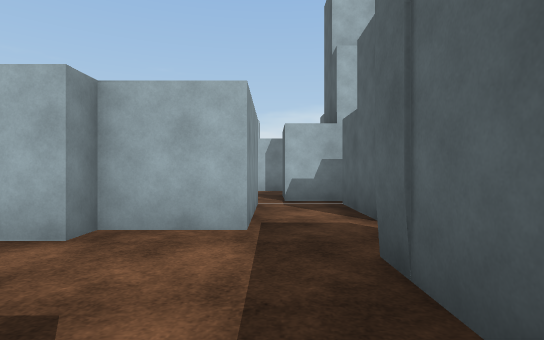
View 1 (above)

18 first-person views from a walk through a 3-D level made in the Unity game engine. The camera is 1.2 m above the floor, looks level and sees 80° across. The floor is counted in squares, 2 m on a side. Each view is taken from the middle of a square. On the plan, view 1 faces up. The plan holds only what a view shows up to about 10 squares ahead; the rest is blank. The player is left out. Surface patterns are stand-ins for the level's own textures.

View 2
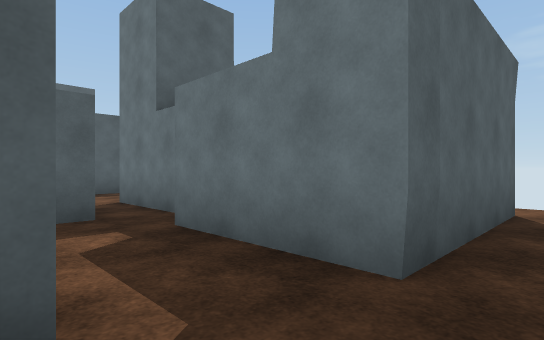

View 3
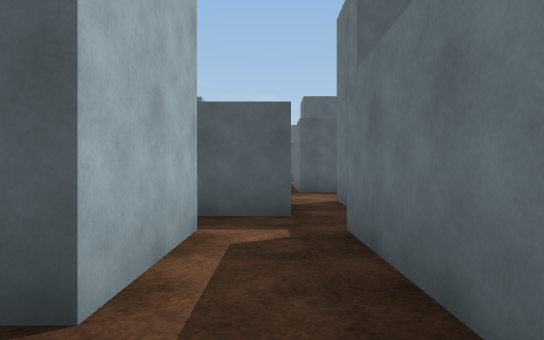

View 4
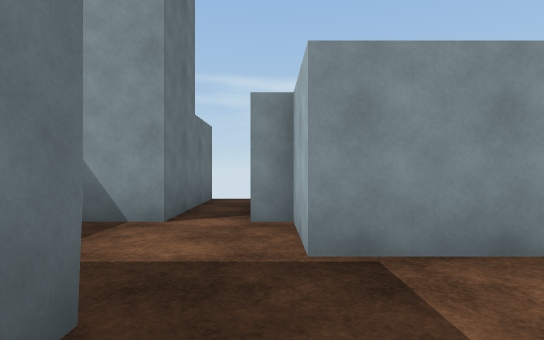

View 5
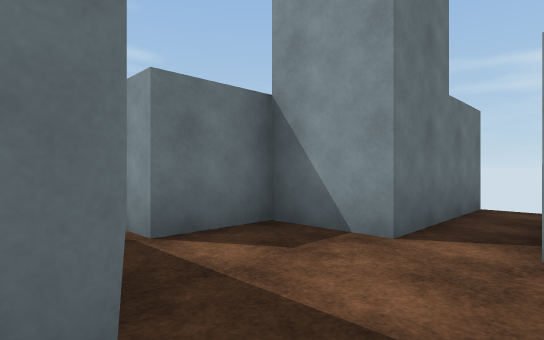

View 6
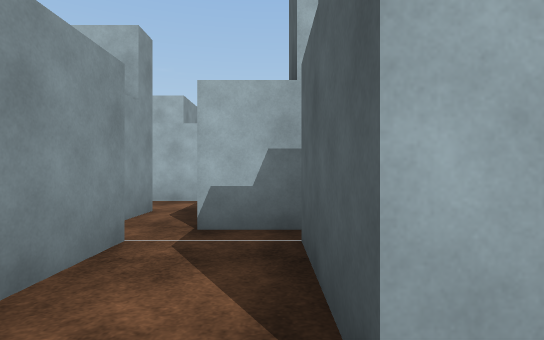

View 7
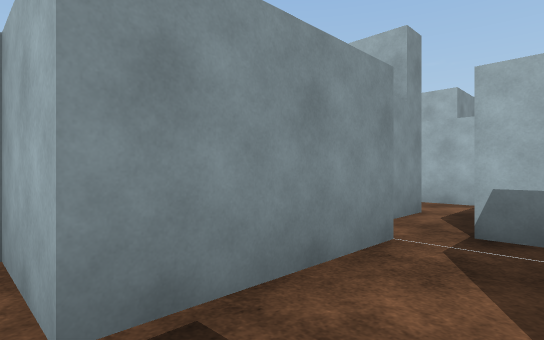

View 8
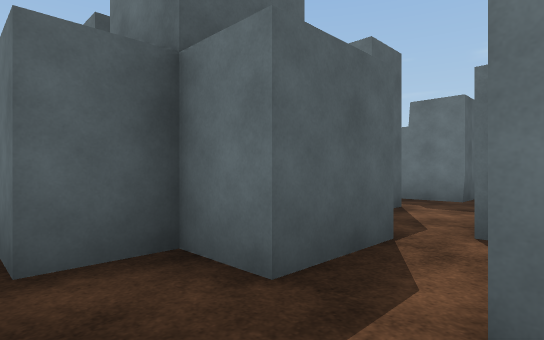

View 9
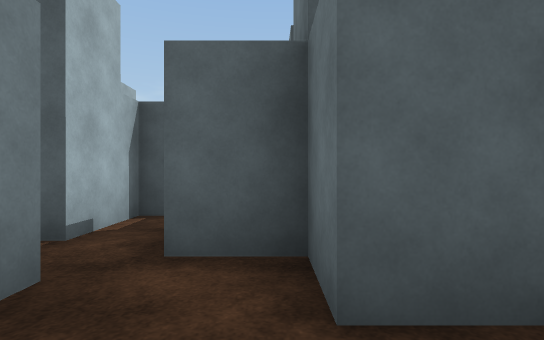

View 10
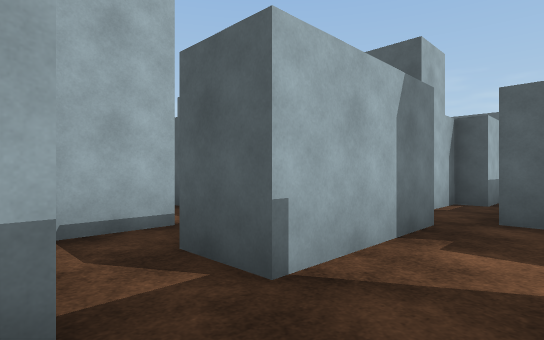

View 11
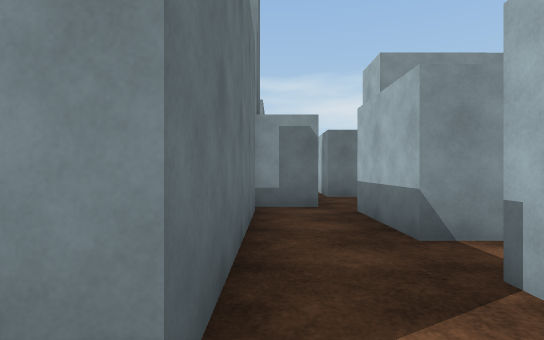

View 12
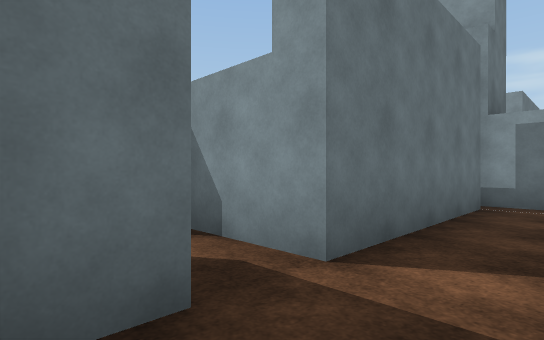

View 13
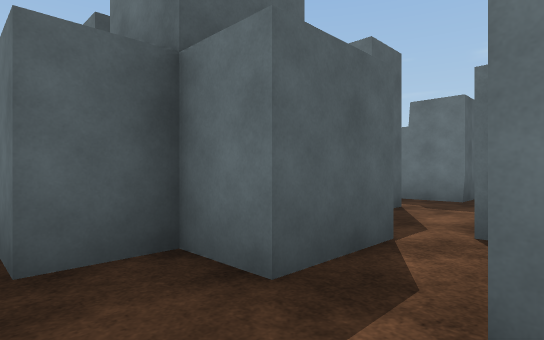

View 14
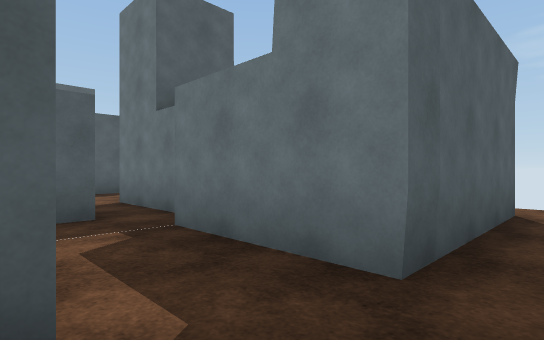

View 15
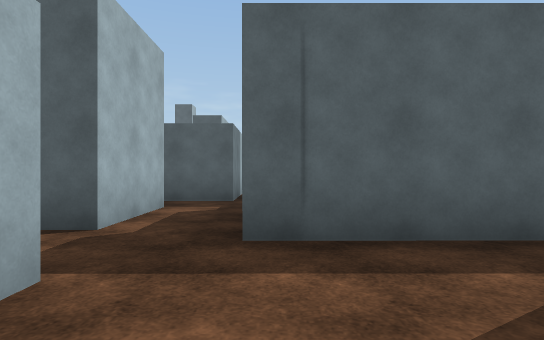

View 16
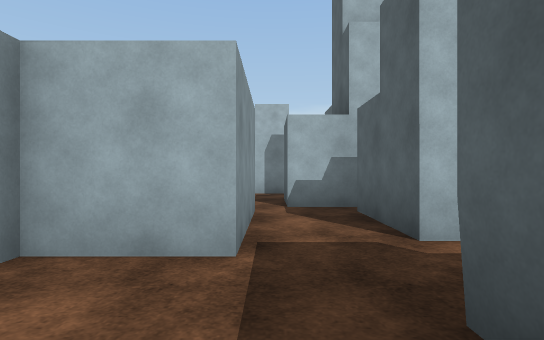

View 17
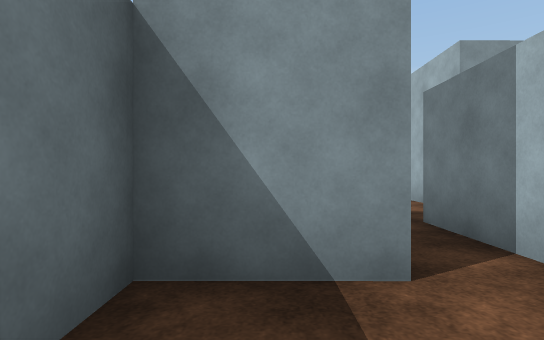

View 18
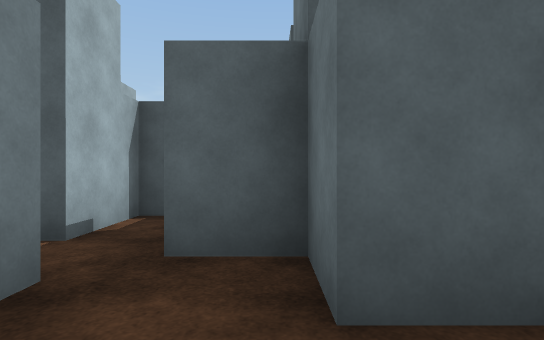

### Floor plan
Key: @ floor where view 1 was taken; # wall or solid block; . floor.
Columns run from 5 left of view 1 to 17 right of it. Each row starts with its distance up from view 1.
 12   ##.
 11   #..
 10   #.##.####.##.##
  9   ...............
  8   .....#.......#
  7     #.## ####.##
  6     #..     #..
  5     #..#    #..#
  4    ##..##.###..##.#
  3    #......##......##
  2  .....####....####....
  1 ####..#  ###..#  ###..#
  0    ##@#    ##.#
 -1      .#      .#

Positions as (right, up) in squares from view 1, and headings:
1: (0, 0), facing up
2: (0, 4), facing down-right
3: (0, 3), facing right
4: (2, 3), facing left
5: (1, 3), facing down-left
6: (1, 3), facing up
7: (1, 3), facing up-left
8: (-1, 9), facing down-right
9: (-1, 8), facing right
10: (-3, 8), facing up-right
11: (8, 8), facing left
12: (9, 9), facing down-left
13: (7, 9), facing down-right
14: (8, 4), facing down-right
15: (6, 2), facing right
16: (8, 1), facing up
17: (8, 1), facing left
18: (7, 8), facing right
